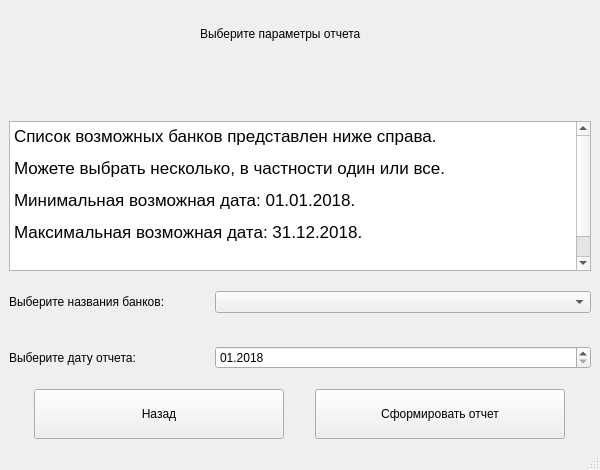
<?xml version="1.0" encoding="UTF-8"?>
<ui version="4.0">
 <class>BankListReportWindow</class>
 <widget class="QMainWindow" name="BankListReportWindow">
  <property name="geometry">
   <rect>
    <x>0</x>
    <y>0</y>
    <width>600</width>
    <height>470</height>
   </rect>
  </property>
  <property name="minimumSize">
   <size>
    <width>600</width>
    <height>450</height>
   </size>
  </property>
  <property name="maximumSize">
   <size>
    <width>700</width>
    <height>470</height>
   </size>
  </property>
  <property name="windowTitle">
   <string>Создание отчета для нескольких банков</string>
  </property>
  <widget class="QWidget" name="centralwidget">
   <layout class="QVBoxLayout" name="verticalLayout">
    <item alignment="Qt::AlignHCenter|Qt::AlignTop">
     <widget class="QLabel" name="HeadingLabel">
      <property name="minimumSize">
       <size>
        <width>200</width>
        <height>50</height>
       </size>
      </property>
      <property name="text">
       <string>Выберите параметры отчета</string>
      </property>
     </widget>
    </item>
    <item alignment="Qt::AlignTop">
     <widget class="QTextBrowser" name="DescriptionTextBrowser">
      <property name="minimumSize">
       <size>
        <width>100</width>
        <height>0</height>
       </size>
      </property>
      <property name="maximumSize">
       <size>
        <width>16777215</width>
        <height>150</height>
       </size>
      </property>
      <property name="html">
       <string>&lt;!DOCTYPE HTML PUBLIC &quot;-//W3C//DTD HTML 4.0//EN&quot; &quot;http://www.w3.org/TR/REC-html40/strict.dtd&quot;&gt;
&lt;html&gt;&lt;head&gt;&lt;meta name=&quot;qrichtext&quot; content=&quot;1&quot; /&gt;&lt;style type=&quot;text/css&quot;&gt;
p, li { white-space: pre-wrap; }
&lt;/style&gt;&lt;/head&gt;&lt;body style=&quot; font-family:'.AppleSystemUIFont'; font-size:13pt; font-weight:400; font-style:normal;&quot;&gt;
&lt;p style=&quot; margin-top:12px; margin-bottom:12px; margin-left:0px; margin-right:0px; -qt-block-indent:0; text-indent:0px;&quot;&gt;Список возможных банков представлен ниже справа. &lt;/p&gt;
&lt;p style=&quot; margin-top:12px; margin-bottom:12px; margin-left:0px; margin-right:0px; -qt-block-indent:0; text-indent:0px;&quot;&gt;Можете выбрать несколько, в частности один или все.&lt;/p&gt;
&lt;p style=&quot; margin-top:12px; margin-bottom:12px; margin-left:0px; margin-right:0px; -qt-block-indent:0; text-indent:0px;&quot;&gt;Минимальная возможная дата: 01.01.2018.&lt;/p&gt;
&lt;p style=&quot; margin-top:12px; margin-bottom:12px; margin-left:0px; margin-right:0px; -qt-block-indent:0; text-indent:0px;&quot;&gt;Максимальная возможная дата: 31.12.2018.&lt;/p&gt;
&lt;p style=&quot; margin-top:12px; margin-bottom:12px; margin-left:0px; margin-right:0px; -qt-block-indent:0; text-indent:0px;&quot;&gt;&lt;br /&gt;&lt;/p&gt;&lt;/body&gt;&lt;/html&gt;</string>
      </property>
     </widget>
    </item>
    <item>
     <layout class="QHBoxLayout" name="horizontalLayout">
      <item>
       <widget class="QLabel" name="BankNameLabel">
        <property name="minimumSize">
         <size>
          <width>200</width>
          <height>50</height>
         </size>
        </property>
        <property name="maximumSize">
         <size>
          <width>200</width>
          <height>50</height>
         </size>
        </property>
        <property name="text">
         <string>Выберите названия банков:</string>
        </property>
       </widget>
      </item>
      <item>
       <widget class="QComboBox" name="ListBankNameComboBox"/>
      </item>
     </layout>
    </item>
    <item>
     <layout class="QHBoxLayout" name="horizontalLayout_2">
      <item>
       <widget class="QLabel" name="DateLabel">
        <property name="minimumSize">
         <size>
          <width>200</width>
          <height>50</height>
         </size>
        </property>
        <property name="maximumSize">
         <size>
          <width>200</width>
          <height>50</height>
         </size>
        </property>
        <property name="text">
         <string>Выберите дату отчета:</string>
        </property>
       </widget>
      </item>
      <item>
       <widget class="QDateEdit" name="DateEdit">
        <property name="maximumDate">
         <date>
          <year>2018</year>
          <month>12</month>
          <day>31</day>
         </date>
        </property>
        <property name="minimumDate">
         <date>
          <year>2018</year>
          <month>1</month>
          <day>1</day>
         </date>
        </property>
        <property name="displayFormat">
         <string>MM.yyyy</string>
        </property>
       </widget>
      </item>
     </layout>
    </item>
    <item>
     <layout class="QHBoxLayout" name="horizontalLayout_3">
      <item>
       <widget class="QPushButton" name="BackPushButton">
        <property name="minimumSize">
         <size>
          <width>200</width>
          <height>50</height>
         </size>
        </property>
        <property name="maximumSize">
         <size>
          <width>250</width>
          <height>50</height>
         </size>
        </property>
        <property name="text">
         <string>Назад</string>
        </property>
       </widget>
      </item>
      <item>
       <widget class="QPushButton" name="FormPushButton">
        <property name="minimumSize">
         <size>
          <width>200</width>
          <height>50</height>
         </size>
        </property>
        <property name="maximumSize">
         <size>
          <width>250</width>
          <height>50</height>
         </size>
        </property>
        <property name="text">
         <string>Сформировать отчет</string>
        </property>
       </widget>
      </item>
     </layout>
    </item>
   </layout>
  </widget>
  <widget class="QStatusBar" name="statusbar"/>
 </widget>
 <resources/>
 <connections/>
</ui>
